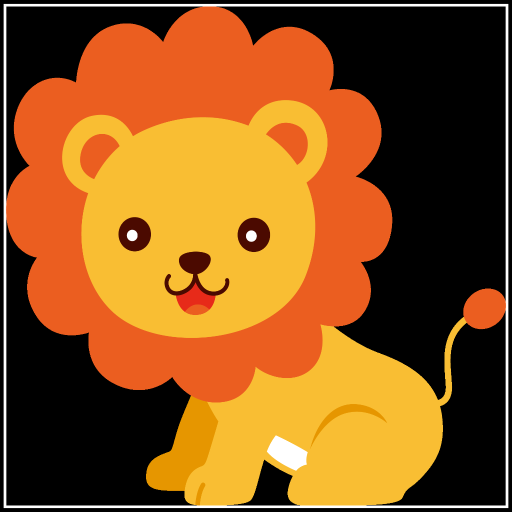
#> input picture image/lion.png, 1024 x 1024 px (shown at 1/2 size)
$ python tamrin2.py
#> lines starting #> are read from the running program, lines starting #| are printed output that depends on the picture
import cv2
import numpy as np

image=cv2.imread('image/lion.png',cv2.IMREAD_GRAYSCALE)
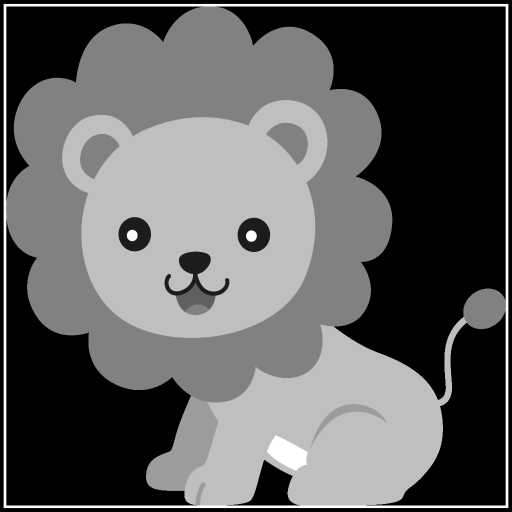
#> image: shape (1024, 1024) (shown at 1/2 size); min 0, max 255, mean 95.6
mask=np.array([[0,-1,0],[-1,4,-1],[0,-1,0]])
# mask=np.random.random((3,3))
result=np.zeros((1024,1024),dtype='int8')
print(image.shape)
#| (1024, 1024)
rows,cols=image.shape
#> rows = 1024; cols = 1024
for i in range(1,rows-1):
    for j in range(1, cols - 1):
        small_image=image[i-1:i+2,j-1:j+2]
        besco = np.multiply(small_image,mask)
        out=np.sum(besco)
        result[i,j]=out
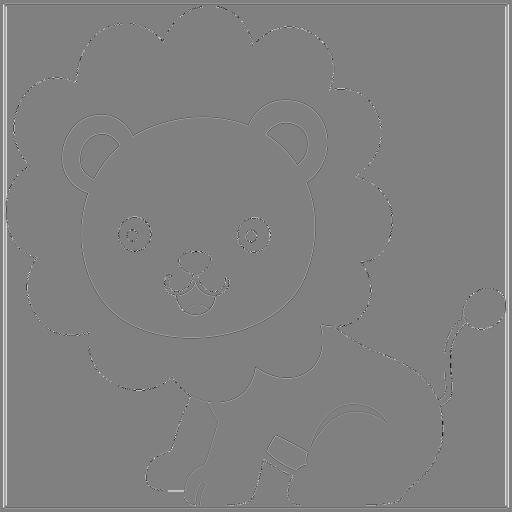
#> result: shape (1024, 1024) int8 (shown at 1/2 size); min -128, max 127, mean 1; drawn with min black and max white
cv2.imshow('out',result)
cv2.waitKey()
